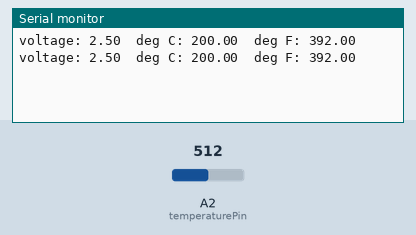
A sketch run on a simulated Arduino Uno, built with avr-gcc and run on an emulated ATmega328P. Parts: the last lines printed to the serial monitor. The test bench sets the inputs (shaded band); at power-on: A2 (temperaturePin) = 512.

Above: at 1.8 s.
1.9 s: A2 (temperaturePin) set to 716
At 2.8 s:
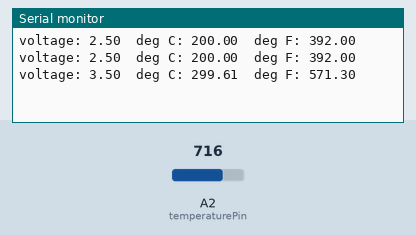
3.4 s: A2 (temperaturePin) set to 900
At 4.8 s:
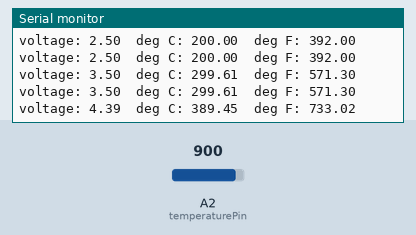
Timing chart, 0 to 6.4 s (numbered marks = the images above; inputs shaded):
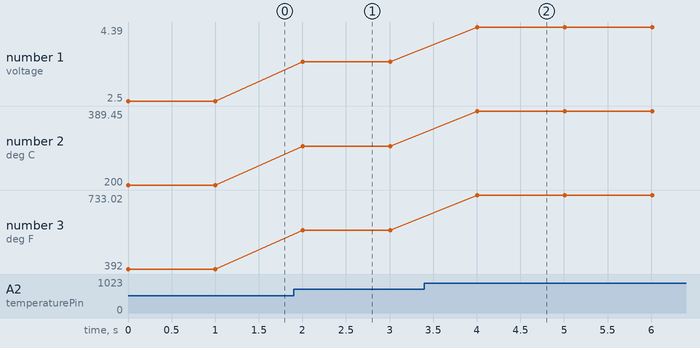

Measured:
- after the input at 1.9 s, the serial monitor: prints a new line after 0.10 s (image 1)
- after the input at 3.4 s, the serial monitor: prints a new line after 0.61 s (image 2)
- plotted number 1: 2.5 → 3.5 after the input at 1.9 s, 3.5 → 4.39 after the input at 3.4 s
- plotted number 2: 200 → 299.61 after the input at 1.9 s, 299.61 → 389.45 after the input at 3.4 s
- plotted number 3: 392 → 571.3 after the input at 1.9 s, 571.3 → 733.02 after the input at 3.4 s

The sketch:

Latihan_07.ino
```cpp
/* Bluino Starter Shield
   Latihan 07 Membaca Sensor Suhu

   Use the "serial monitor" window to read a temperature sensor.

   Version 1.0 9/2017 MK
*/


const int temperaturePin = A2;  // We'll use analog input A2 to measure the temperature sensor's signal pin.


void setup() {
    Serial.begin(115200); //Initialize serial port & set baud rate to 115200 bits per second (bps)
}


void loop() {
    float voltage, degreesC, degreesF; //Declare 3 floating point variables

    voltage = getVoltage(temperaturePin); //Measure the voltage at the analog pin

    degreesC = (voltage - 0.5) * 100.0; // Convert the voltage to degrees Celsius

    degreesF = degreesC * (9.0 / 5.0) + 32.0; //Convert degrees Celsius to Fahrenheit

    //Now print to the Serial monitor. Remember the baud must be 115200 on your monitor!
    // These statements will print lines of data like this:
    // "voltage: 0.73 deg C: 22.75 deg F: 72.96"

    Serial.print("voltage: ");
    Serial.print(voltage);
    Serial.print("  deg C: ");
    Serial.print(degreesC);
    Serial.print("  deg F: ");
    Serial.println(degreesF);

    delay(1000); // repeat once per second (change as you wish!)
}


//Function to read and return floating-point value (true voltage) on analog pin
float getVoltage(int pin) {

    return (analogRead(pin) * 0.004882814);
    // This equation converts the 0 to 1023 value that analogRead()
    // returns, into a 0.0 to 5.0 value that is the true voltage being read at that pin.
}
```
